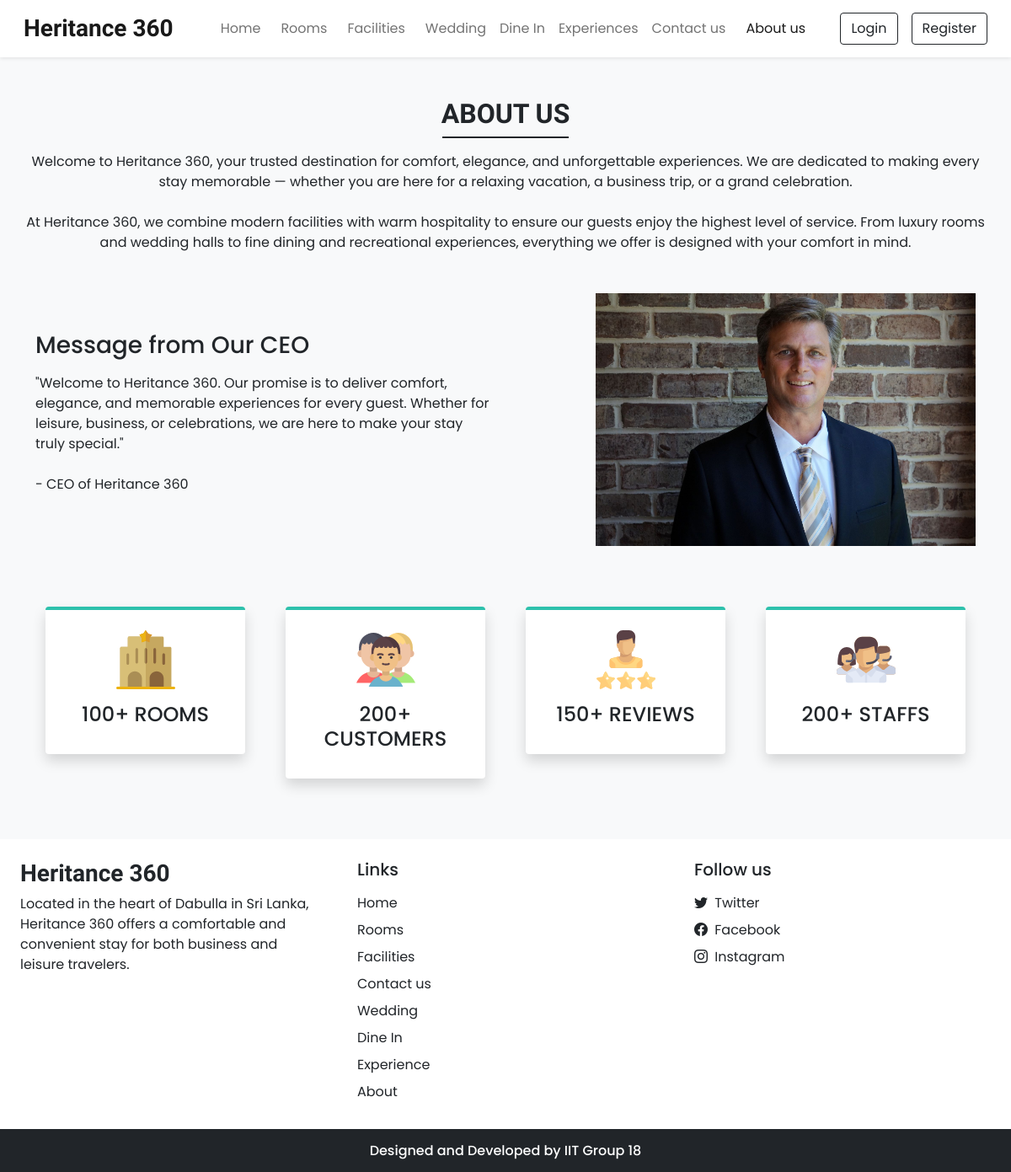
Page /about.php on the committed database.
### tables this page shows
CREATE TABLE `settings` (
  `sr_no` int NOT NULL,
  `site_title` varchar(50) NOT NULL,
  `site_about` varchar(250) NOT NULL,
  `shutdown` tinyint(1) NOT NULL
);

### admin/inc/db_config.php (called while the page is built, shortened)
<?php
  function select($sql,$values,$datatypes)
  {
    $con = $GLOBALS['con'];
    if($stmt = mysqli_prepare($con,$sql))
    {
      if (!empty($values) && !empty($datatypes)) {
      mysqli_stmt_bind_param($stmt, $datatypes, ...$values);
    }
      if(mysqli_stmt_execute($stmt)){
        $res = mysqli_stmt_get_result($stmt);
        return $res;
      }
      else{
        mysqli_stmt_close($stmt);
        die("Query cannot be executed - Select");
      }
    }
    else{
      die("Query cannot be prepared - Select");
    }
  }
?>

### about.php (the view, shortened to what this page needs)
<!DOCTYPE html>
<html lang="en">
<head>
  <link rel="stylesheet" href="https://unpkg.com/swiper@7/swiper-bundle.min.css">
  <?php require('inc/links.php'); ?>
</head>
<body class="bg-light">
  <?php require('inc/header.php'); ?>
  <div class="my-5 px-4">
    <h2 class="fw-bold h-font text-center">ABOUT US</h2>
    <div class="h-line bg-dark"></div>
    <p class="text-center mt-3">
      Welcome to Heritance 360, your trusted destination for comfort, elegance, and unforgettable experiences.
      We are dedicated to making every stay memorable — whether you are here for a relaxing vacation, a business trip, or a grand celebration.
      <br><br>
      At Heritance 360, we combine modern facilities with warm hospitality to ensure our guests enjoy the highest level of service. From luxury rooms and wedding halls to fine dining and recreational experiences, everything we offer is designed with your comfort in mind.
    </p>
  </div>
  <div class="container">
    <div class="row justify-content-between align-items-center">
      <div class="col-lg-6 col-md-5 mb-4 order-lg-1 order-md-1 order-2">
        <h3 class="mb-3">Message from Our CEO</h3>
        <p>
          "Welcome to Heritance 360. Our promise is to deliver comfort, elegance, and memorable experiences for every guest. Whether for leisure, business, or celebrations, we are here to make your stay truly special."
          <br><br>
          - CEO of Heritance 360
        </p>
      </div>
      <div class="col-lg-5 col-md-5 mb-4 order-lg-2 order-md-2 order-1">
        <img src="images/about/about.jpg" class="w-100">
      </div>
    </div>
  </div>
  <div class="container mt-5">
    <div class="row">
      <div class="col-lg-3 col-md-6 mb-4 px-4">
        <div class="bg-white rounded shadow p-4 border-top border-4 text-center box">
          <img src="images/about/hotel.svg" width="70px">
          <h4 class="mt-3">100+ ROOMS</h4>
        </div>
      </div>
      <div class="col-lg-3 col-md-6 mb-4 px-4">
        <div class="bg-white rounded shadow p-4 border-top border-4 text-center box">
          <img src="images/about/customers.svg" width="70px">
          <h4 class="mt-3">200+ CUSTOMERS</h4>
        </div>
      </div>
      <div class="col-lg-3 col-md-6 mb-4 px-4">
        <div class="bg-white rounded shadow p-4 border-top border-4 text-center box">
          <img src="images/about/rating.svg" width="70px">
          <h4 class="mt-3">150+ REVIEWS</h4>
        </div>
      </div>
      <div class="col-lg-3 col-md-6 mb-4 px-4">
        <div class="bg-white rounded shadow p-4 border-top border-4 text-center box">
          <img src="images/about/staff.svg" width="70px">
          <h4 class="mt-3">200+ STAFFS</h4>
        </div>
      </div>
    </div>
  </div>
  <?php require('inc/footer.php'); ?>
</body>
</html>

### inc/header.php (shortened to what this page needs)
<nav id="nav-bar" class="navbar navbar-expand-lg navbar-light bg-white px-lg-3 py-lg-2 shadow-sm sticky-top">
  <div class="container-fluid">
    <a class="navbar-brand me-5 fw-bold fs-3 h-font" href="index.php"><?php echo $settings_r['site_title'] ?></a>
    <div class="collapse navbar-collapse" id="navbarSupportedContent">
      <ul class="navbar-nav me-auto mb-2 mb-lg-0">
        <li class="nav-item">
          <a class="nav-link me-2" href="index.php">Home</a>
        </li>
        <li class="nav-item">
          <a class="nav-link me-2" href="rooms.php">Rooms</a>
        </li>
        <li class="nav-item">
          <a class="nav-link me-2" href="facilities.php">Facilities</a>
        </li>
        <li class="nav-item">
          <a class="nav-link" href="wedding_halls.php">Wedding</a>
        </li>
        <li class="nav-item">
          <a class="nav-link" href="dine_in.php">Dine In</a>
        </li>
        <li class="nav-item">
          <a class="nav-link" href="experience.php">Experiences</a>
        </li>
        <li class="nav-item">
          <a class="nav-link me-2" href="contact.php">Contact us</a>
        </li>
        <li class="nav-item">
          <a class="nav-link" href="about.php">About us</a>
        </li>
      </ul>
      <div class="d-flex">
        <?php
          if(isset($_SESSION['login']) && $_SESSION['login']==true)
          {
            $path = USERS_IMG_PATH;
            echo<<<data
              <div class="btn-group">
                <button type="button" class="btn btn-outline-dark shadow-none dropdown-toggle" data-bs-toggle="dropdown" data-bs-display="static" aria-expanded="false">
                  <img src="$path$_SESSION[uPic]" style="width: 25px; height: 25px;" class="me-1 rounded-circle">
                  $_SESSION[uName]
                </button>
                <ul class="dropdown-menu dropdown-menu-lg-end">
                  <li><a class="dropdown-item" href="profile.php">Profile</a></li>
                  <li><a class="dropdown-item" href="bookings.php">Bookings</a></li>
                  <li><a class="dropdown-item" href="logout.php">Logout</a></li>
                </ul>
              </div>
            data;
          }
          else
          {
            echo<<<data
              <button type="button" class="btn btn-outline-dark shadow-none me-lg-3 me-2" data-bs-toggle="modal" data-bs-target="#loginModal">
                Login
              </button>
              <button type="button" class="btn btn-outline-dark shadow-none" data-bs-toggle="modal" data-bs-target="#registerModal">
                Register
              </button>
            data;
          }
        ?>
      </div>
    </div>
  </div>
</nav>

### inc/footer.php (shortened to what this page needs)
<div class="container-fluid bg-white mt-5">
    <div class="row">
        <div class="col-lg-4 p-4">
            <h3 class="h-font fw-bold fs-3 mb-2"><?php echo $settings_r['site_title'] ?></h3>
            <p>
                <?php echo $settings_r['site_about'] ?>
            </p>
        </div>
        <div class="col-lg-4 p-4">
            <h5 class="mb-3">Links</h5>
            <a href="index.php" class="d-inline-block mb-2 text-dark text-decoration-none">Home</a> <br>
            <a href="rooms.php" class="d-inline-block mb-2 text-dark text-decoration-none">Rooms</a> <br>
            <a href="facilities.php" class="d-inline-block mb-2 text-dark text-decoration-none">Facilities</a> <br>
            <a href="contact.php" class="d-inline-block mb-2 text-dark text-decoration-none">Contact us</a> <br>
            <a href="wedding_halls.php" class="d-inline-block mb-2 text-dark text-decoration-none">Wedding</a><br>
            <a href="dine_in.php" class="d-inline-block mb-2 text-dark text-decoration-none">Dine In</a><br>
            <a href="experience.php" class="d-inline-block mb-2 text-dark text-decoration-none">Experience</a><br>
            <a href="about.php" class="d-inline-block mb-2 text-dark text-decoration-none">About</a><br>
        </div>
        <div class="col-lg-4 p-4">
            <h5 class="mb-3">Follow us</h5>
            <?php
            if ($contact_r['tw'] != '') {
                echo <<<data
              <a href="$contact_r[tw]" class="d-inline-block text-dark text-decoration-none mb-2">
                <i class="bi bi-twitter me-1"></i> Twitter
              </a><br>
            data;
            }
            ?>
            <a href="<?php echo $contact_r['fb'] ?>" class="d-inline-block text-dark text-decoration-none mb-2">
                <i class="bi bi-facebook me-1"></i> Facebook
            </a><br>
            <a href="<?php echo $contact_r['insta'] ?>" class="d-inline-block text-dark text-decoration-none">
                <i class="bi bi-instagram me-1"></i> Instagram
            </a><br>
        </div>
    </div>
</div>
<h6 class="text-center bg-dark text-white p-3 m-0">Designed and Developed by IIT Group 18</h6>

### css/common.css (style rules this page uses)
:root { --teal: #2ec1ac; --teal_hover: #279e8c; }
* { font-family: 'Poppins', sans-serif; }
.h-font { font-family: 'Merienda', cursive; }
.h-line { width: 150px; margin: 0 auto; height: 1.7px; }

### about.php (style rules this page uses)
.box { border-top-color: var(--teal) !important; }

### rows in the picture
settings: site_title "Heritance 360", site_about "Located in the heart of Dabulla in Sri Lanka, Heritance 360 offers a comfortable and convenient stay for both business and leisure travelers."
